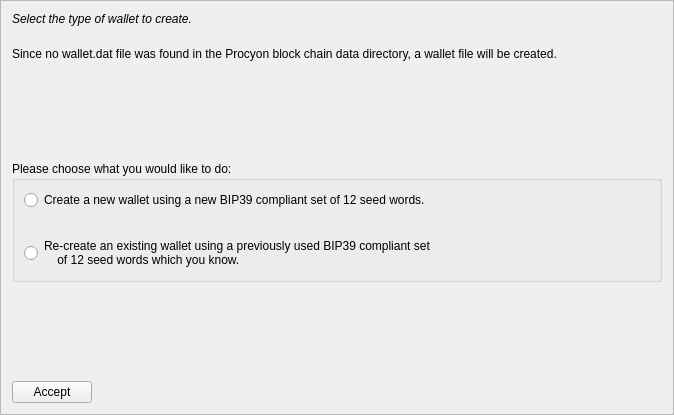
<?xml version="1.0" encoding="UTF-8"?>
<ui version="4.0">
 <class>MnemonicDialog1</class>
 <widget class="QFrame" name="MnemonicDialog1">
  <property name="geometry">
   <rect>
    <x>0</x>
    <y>0</y>
    <width>674</width>
    <height>415</height>
   </rect>
  </property>
  <property name="windowTitle">
   <string>HD Wallet Setup</string>
  </property>
  <property name="frameShape">
   <enum>QFrame::StyledPanel</enum>
  </property>
  <property name="frameShadow">
   <enum>QFrame::Raised</enum>
  </property>
  <layout class="QVBoxLayout" name="verticalLayout">
   <item>
    <widget class="QLabel" name="walletLabel">
     <property name="styleSheet">
      <string notr="true">QLabel { font-style:italic; }</string>
     </property>
     <property name="text">
      <string>Select the type of wallet to create.</string>
     </property>
     <property name="wordWrap">
      <bool>true</bool>
     </property>
    </widget>
   </item>
   <item>
    <spacer name="verticalSpacer_4">
     <property name="orientation">
      <enum>Qt::Vertical</enum>
     </property>
     <property name="sizeType">
      <enum>QSizePolicy::Minimum</enum>
     </property>
     <property name="sizeHint" stdset="0">
      <size>
       <width>20</width>
       <height>15</height>
      </size>
     </property>
    </spacer>
   </item>
   <item>
    <widget class="QLabel" name="wallettypeLabel">
     <property name="text">
      <string>Since no wallet.dat file was found in the Procyon block chain data directory, a wallet file will be created.</string>
     </property>
     <property name="wordWrap">
      <bool>true</bool>
     </property>
    </widget>
   </item>
   <item>
    <spacer name="verticalSpacer">
     <property name="orientation">
      <enum>Qt::Vertical</enum>
     </property>
     <property name="sizeHint" stdset="0">
      <size>
       <width>20</width>
       <height>40</height>
      </size>
     </property>
    </spacer>
   </item>
   <item>
    <widget class="QGroupBox" name="groupBox">
     <property name="title">
      <string>Please choose what you would like to do:</string>
     </property>
     <layout class="QVBoxLayout" name="verticalLayout_2">
      <item>
       <widget class="QRadioButton" name="walletNewRadio">
        <property name="text">
         <string>Create a new wallet using a new BIP39 compliant set of 12 seed words.</string>
        </property>
       </widget>
      </item>
      <item>
       <spacer name="verticalSpacer_3">
        <property name="orientation">
         <enum>Qt::Vertical</enum>
        </property>
        <property name="sizeHint" stdset="0">
         <size>
          <width>20</width>
          <height>20</height>
         </size>
        </property>
       </spacer>
      </item>
      <item>
       <widget class="QRadioButton" name="walletOldRadio">
        <property name="text">
         <string>Re-create an existing wallet using a previously used BIP39 compliant set 
    of 12 seed words which you know.</string>
        </property>
       </widget>
      </item>
     </layout>
    </widget>
   </item>
   <item>
    <spacer name="verticalSpacer_2">
     <property name="orientation">
      <enum>Qt::Vertical</enum>
     </property>
     <property name="sizeHint" stdset="0">
      <size>
       <width>20</width>
       <height>40</height>
      </size>
     </property>
    </spacer>
   </item>
   <item>
    <layout class="QHBoxLayout" name="horizontalLayout">
     <item>
      <widget class="QPushButton" name="acceptButton">
       <property name="text">
        <string>Accept</string>
       </property>
       <property name="autoDefault">
        <bool>false</bool>
       </property>
      </widget>
     </item>
     <item>
      <spacer name="horizontalSpacer">
       <property name="orientation">
        <enum>Qt::Horizontal</enum>
       </property>
       <property name="sizeHint" stdset="0">
        <size>
         <width>40</width>
         <height>20</height>
        </size>
       </property>
      </spacer>
     </item>
    </layout>
   </item>
  </layout>
 </widget>
 <resources/>
 <connections/>
</ui>
